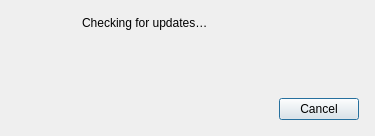
<?xml version="1.0" encoding="UTF-8"?>
<ui version="4.0">
 <class>UpdateCheckDialog</class>
 <widget class="QDialog" name="UpdateCheckDialog">
  <property name="geometry">
   <rect>
    <x>0</x>
    <y>0</y>
    <width>375</width>
    <height>136</height>
   </rect>
  </property>
  <property name="sizePolicy">
   <sizepolicy hsizetype="Fixed" vsizetype="Fixed">
    <horstretch>0</horstretch>
    <verstretch>0</verstretch>
   </sizepolicy>
  </property>
  <property name="font">
   <font>
    <weight>50</weight>
    <bold>false</bold>
   </font>
  </property>
  <property name="windowTitle">
   <string>Checking for updates</string>
  </property>
  <property name="sizeGripEnabled">
   <bool>false</bool>
  </property>
  <layout class="QVBoxLayout" name="verticalLayout">
   <property name="leftMargin">
    <number>16</number>
   </property>
   <property name="topMargin">
    <number>16</number>
   </property>
   <property name="rightMargin">
    <number>16</number>
   </property>
   <property name="bottomMargin">
    <number>16</number>
   </property>
   <item>
    <layout class="QHBoxLayout" name="horizontalLayout">
     <item>
      <widget class="QLabel" name="iconLabel">
       <property name="sizePolicy">
        <sizepolicy hsizetype="Fixed" vsizetype="Fixed">
         <horstretch>0</horstretch>
         <verstretch>0</verstretch>
        </sizepolicy>
       </property>
       <property name="minimumSize">
        <size>
         <width>60</width>
         <height>60</height>
        </size>
       </property>
       <property name="text">
        <string/>
       </property>
       <property name="alignment">
        <set>Qt::AlignHCenter|Qt::AlignTop</set>
       </property>
      </widget>
     </item>
     <item>
      <layout class="QVBoxLayout" name="verticalLayout_2">
       <item>
        <widget class="QLabel" name="statusLabel">
         <property name="font">
          <font>
           <weight>50</weight>
           <bold>false</bold>
          </font>
         </property>
         <property name="text">
          <string>Checking for updates…</string>
         </property>
         <property name="textFormat">
          <enum>Qt::RichText</enum>
         </property>
         <property name="openExternalLinks">
          <bool>true</bool>
         </property>
        </widget>
       </item>
       <item>
        <widget class="VaultProgressBar" name="progressBar">
         <property name="sizePolicy">
          <sizepolicy hsizetype="Expanding" vsizetype="Fixed">
           <horstretch>0</horstretch>
           <verstretch>0</verstretch>
          </sizepolicy>
         </property>
         <property name="isIndeterminate">
          <bool>true</bool>
         </property>
        </widget>
       </item>
       <item>
        <spacer name="verticalSpacer">
         <property name="orientation">
          <enum>Qt::Vertical</enum>
         </property>
         <property name="sizeType">
          <enum>QSizePolicy::MinimumExpanding</enum>
         </property>
         <property name="sizeHint" stdset="0">
          <size>
           <width>20</width>
           <height>10</height>
          </size>
         </property>
        </spacer>
       </item>
      </layout>
     </item>
    </layout>
   </item>
   <item>
    <widget class="VaultDialogButtonBox" name="buttonBox">
     <property name="orientation">
      <enum>Qt::Horizontal</enum>
     </property>
     <property name="standardButtons">
      <set>QDialogButtonBox::Cancel</set>
     </property>
    </widget>
   </item>
  </layout>
 </widget>
 <customwidgets>
  <customwidget>
   <class>VaultDialogButtonBox</class>
   <extends>QDialogButtonBox</extends>
   <header>gui/vault/VaultControls.h</header>
  </customwidget>
  <customwidget>
   <class>VaultProgressBar</class>
   <extends>QWidget</extends>
   <header>gui/vault/VaultControls.h</header>
  </customwidget>
 </customwidgets>
 <resources/>
 <connections>
  <connection>
   <sender>buttonBox</sender>
   <signal>accepted()</signal>
   <receiver>UpdateCheckDialog</receiver>
   <slot>accept()</slot>
   <hints>
    <hint type="sourcelabel">
     <x>248</x>
     <y>254</y>
    </hint>
    <hint type="destinationlabel">
     <x>157</x>
     <y>274</y>
    </hint>
   </hints>
  </connection>
  <connection>
   <sender>buttonBox</sender>
   <signal>rejected()</signal>
   <receiver>UpdateCheckDialog</receiver>
   <slot>reject()</slot>
   <hints>
    <hint type="sourcelabel">
     <x>316</x>
     <y>260</y>
    </hint>
    <hint type="destinationlabel">
     <x>286</x>
     <y>274</y>
    </hint>
   </hints>
  </connection>
 </connections>
</ui>
